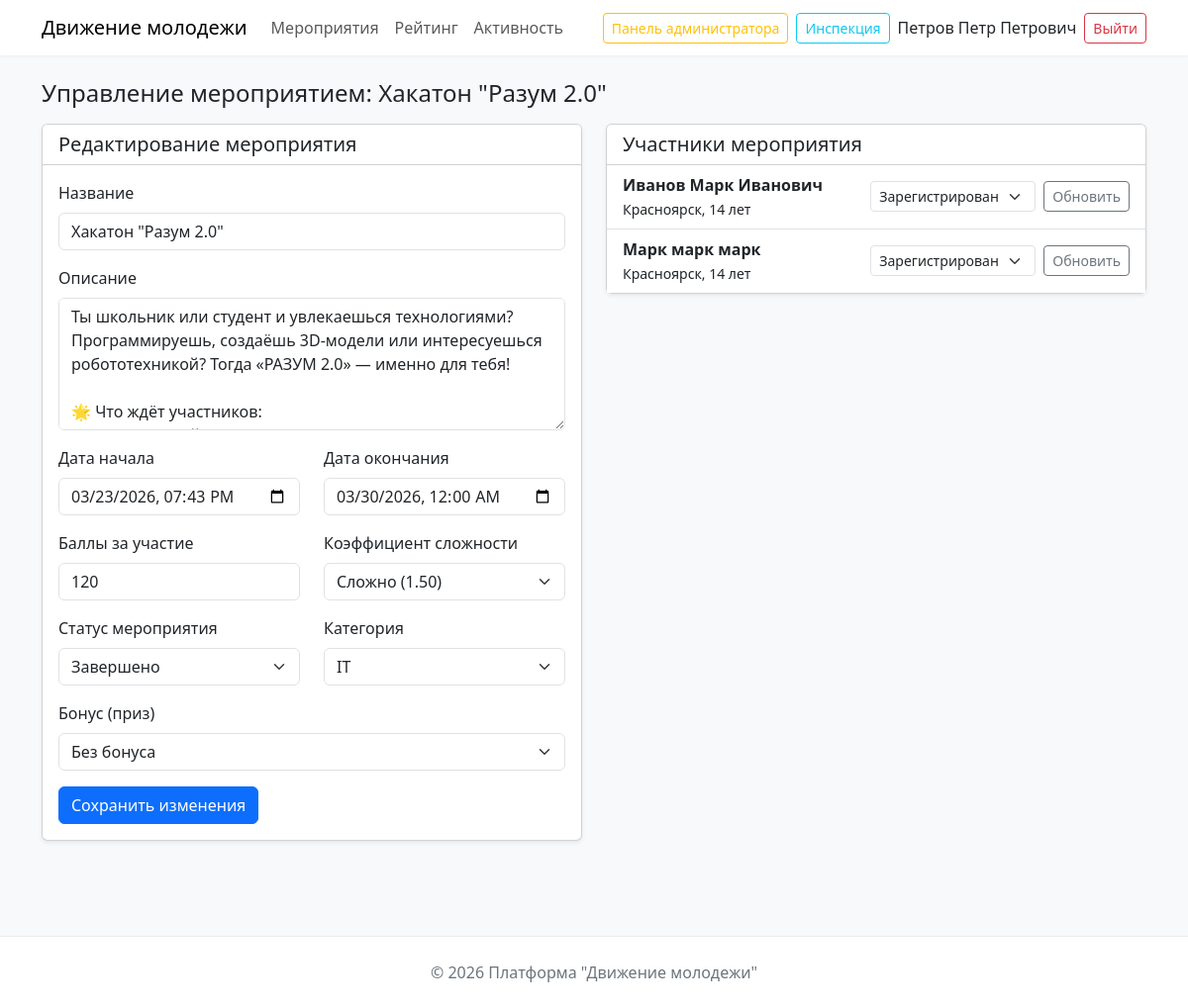
Page /eventsetting?id=1 (signed in) on the earlier database version.
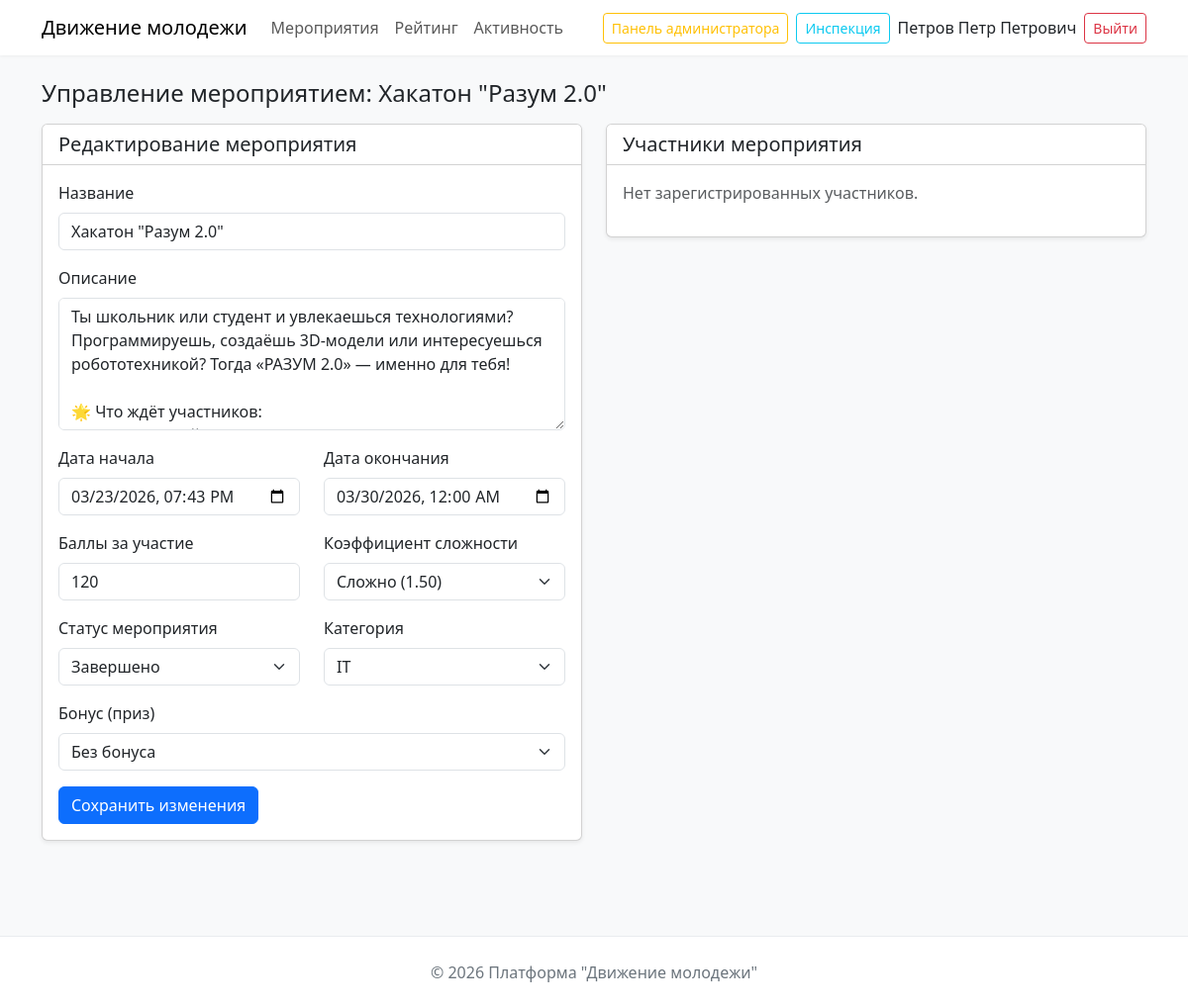
Same page on the later database version.
### tables this page shows
CREATE TABLE `events` (
  `event_ID` int NOT NULL,
  `event_Organizer` int NOT NULL,
  `event_Title` varchar(256) NOT NULL,
  `event_Description` text,
  `event_Status` int NOT NULL,
  `event_Category` int NOT NULL,
  `event_DateTimeStart` datetime NOT NULL DEFAULT CURRENT_TIMESTAMP,
  `event_DateTimeEnd` datetime NOT NULL,
  `event_Points` int NOT NULL,
  `event_Bonuses` int DEFAULT NULL,
  `event_Coef` int NOT NULL
);

CREATE TABLE `coef` (
  `coef_ID` int NOT NULL,
  `coef_Value` decimal(3,2) NOT NULL,
  `coef_Difficult` varchar(64) NOT NULL
);

CREATE TABLE `status_event` (
  `status_ID` int NOT NULL,
  `status_Type` varchar(64) NOT NULL
);

CREATE TABLE `category` (
  `category_ID` int NOT NULL,
  `category_Type` varchar(64) NOT NULL
);

CREATE TABLE `event_participation` (
  `participation_ID` int NOT NULL,
  `participant_ID` int NOT NULL,
  `event_ID` int NOT NULL,
  `status_ID` int NOT NULL
);

CREATE TABLE `participant_profiles` (
  `participant_UserID` int NOT NULL,
  `participant_FullName` varchar(256) NOT NULL,
  `participant_category` int NOT NULL,
  `participant_Age` int NOT NULL,
  `participant_City` varchar(64) NOT NULL
);

CREATE TABLE `status_participation` (
  `status_ID` int NOT NULL,
  `status_Type` varchar(64) NOT NULL
);

### src/controllers/routers.php (called while the page is built, shortened)
<?php
Router::action();

### index.php (called while the page is built, shortened)
<?php
require_once 'src/config/connect.php';
require_once 'src/modules/event.php';
require_once 'src/controllers/router.php';
require_once 'src/controllers/routers.php';

### src/modules/event.php (called while the page is built, shortened)
<?php
class Event
{
    public static function getEvent($eventId)
    {
        $stmt = database::$pdo->prepare("
        SELECT e.*,
               s.status_Type,
               c.coef_Value, c.coef_Difficult,
               cat.category_Type,
               b.bonus_Name,
               op.organizer_fullname,
               u.user_Login as organizer_login
        FROM events e
        LEFT JOIN status_event s ON e.event_Status = s.status_ID
        LEFT JOIN coef c ON e.event_Coef = c.coef_ID
        LEFT JOIN category cat ON e.event_Category = cat.category_ID
        LEFT JOIN bonuses b ON e.event_Bonuses = b.bonus_ID
        LEFT JOIN organizer_profiles op ON e.event_Organizer = op.organizer_ID
        LEFT JOIN users u ON op.organizer_ID = u.user_ID
        WHERE e.event_ID = ?
    ");
        $stmt->execute([$eventId]);
        return $stmt->fetch();
    }
    public static function getParticipants($eventId)
    {
        $stmt = database::$pdo->prepare("
            SELECT p.participant_UserID, p.participant_FullName,
                   p.participant_Age, p.participant_City,
                   sp.status_Type as participation_status,
                   ep.participation_ID, ep.status_ID
            FROM event_participation ep
            JOIN participant_profiles p ON ep.participant_ID = p.participant_UserID
            JOIN status_participation sp ON ep.status_ID = sp.status_ID
            WHERE ep.event_ID = ?
            ORDER BY ep.status_ID ASC, p.participant_FullName
        ");
        $stmt->execute([$eventId]);
        return $stmt->fetchAll();
    }
}

### src/views/pages/eventsetting.php (the view, shortened to what the changed rows need)
<?php
$eventId = isset($_GET['id']) ? (int)$_GET['id'] : 0;
$event = Event::getEvent($eventId);
$participants = Event::getParticipants($eventId);
$coefs = database::$pdo->query("SELECT coef_ID, coef_Value, coef_Difficult FROM coef")->fetchAll();
$statuses = database::$pdo->query("SELECT status_ID, status_Type FROM status_event")->fetchAll();
$categories = database::$pdo->query("SELECT category_ID, category_Type FROM category")->fetchAll();
$participationStatuses = database::$pdo->query("SELECT status_ID, status_Type FROM status_participation")->fetchAll();
?>
<!DOCTYPE html>
<html lang="ru">
<head>
    <link href="https://cdn.jsdelivr.net/npm/bootstrap@5.3.0-alpha1/dist/css/bootstrap.min.css" rel="stylesheet">
    <link href="/assets/css/home.css" rel="stylesheet">
    <link href="/assets/css/eventsetting.css" rel="stylesheet">
</head>
<body>
    <nav class="navbar navbar-expand-lg navbar-light">
        <div class="container">
            <a class="navbar-brand" href="/">Движение молодежи</a>
            <div class="collapse navbar-collapse">
                <ul class="navbar-nav me-auto mb-2 mb-lg-0">
                    <li class="nav-item"><a class="nav-link" href="/events">Мероприятия</a></li>
                    <li class="nav-item"><a class="nav-link" href="/rating">Рейтинг</a></li>
                    <li class="nav-item"><a class="nav-link" href="/activity">Активность</a></li>
                </ul>
                <div class="d-flex align-items-center">
                    <?php if ($_SESSION['user_role'] == 3): ?>
                        <a href="/admin" class="btn btn-outline-warning btn-sm me-2">Панель администратора</a>
                    <?php endif; ?>
                    <?php if ($_SESSION['user_role'] >= 2): ?>
                        <a href="/hr-dashboard" class="btn btn-outline-info btn-sm me-2">Инспекция</a>
                    <?php endif; ?>
                    <a href="/profile" class="text-dark text-decoration-none me-2">
                        <?= htmlspecialchars($_SESSION['user_fullname'] ?? $_SESSION['user_login']) ?>
                    </a>
                    <form method="POST" action="/logout">
                        <button class="btn btn-outline-danger btn-sm">Выйти</button>
                    </form>
                </div>
            </div>
        </div>
    </nav>
    <main class="container py-4">
        <h1 class="h4 mb-3">Управление мероприятием: <?= htmlspecialchars($event['event_Title']) ?></h1>
        <div class="row">
            <div class="col-lg-6">
                <div class="card shadow-sm mb-4">
                    <div class="card-header bg-white">
                        <h2 class="h5 mb-0">Редактирование мероприятия</h2>
                    </div>
                    <div class="card-body">
                        <form method="POST" id="event_form">
                            <div class="mb-3">
                                <label class="form-label">Название</label>
                                <input type="text" name="title" class="form-control" value="<?= htmlspecialchars($event['event_Title']) ?>" required>
                            </div>
                            <div class="mb-3">
                                <label class="form-label">Описание</label>
                                <textarea name="description" class="form-control" rows="5"><?= htmlspecialchars($event['event_Description']) ?></textarea>
                            </div>
                            <div class="row">
                                <div class="col-md-6 mb-3">
                                    <label class="form-label">Дата начала</label>
                                    <input type="datetime-local" name="date_start" class="form-control" value="<?= date('Y-m-d\TH:i', strtotime($event['event_DateTimeStart'])) ?>" required>
                                </div>
                                <div class="col-md-6 mb-3">
                                    <label class="form-label">Дата окончания</label>
                                    <input type="datetime-local" name="date_end" class="form-control" value="<?= date('Y-m-d\TH:i', strtotime($event['event_DateTimeEnd'])) ?>" required>
                                </div>
                            </div>
                            <div class="row">
                                <div class="col-md-6 mb-3">
                                    <label class="form-label">Баллы за участие</label>
                                    <input type="number" name="points" class="form-control" value="<?= $event['event_Points'] ?>" required>
                                </div>
                                <div class="col-md-6 mb-3">
                                    <label class="form-label">Коэффициент сложности</label>
                                    <select name="coef_id" class="form-select">
                                        <?php foreach ($coefs as $c): ?>
                                            <option value="<?= $c['coef_ID'] ?>" <?= $c['coef_ID'] == $event['event_Coef'] ? 'selected' : '' ?>>
                                                <?= htmlspecialchars($c['coef_Difficult']) ?> (<?= $c['coef_Value'] ?>)
                                            </option>
                                        <?php endforeach; ?>
                                    </select>
                                </div>
                            </div>
                            <div class="row">
                                <div class="col-md-6 mb-3">
                                    <label class="form-label">Статус мероприятия</label>
                                    <select name="status_id" class="form-select">
                                        <?php foreach ($statuses as $s): ?>
                                            <option value="<?= $s['status_ID'] ?>" <?= $s['status_ID'] == $event['event_Status'] ? 'selected' : '' ?>>
                                                <?= htmlspecialchars($s['status_Type']) ?>
                                            </option>
                                        <?php endforeach; ?>
                                    </select>
                                </div>
                                <div class="col-md-6 mb-3">
                                    <label class="form-label">Категория</label>
                                    <select name="category_id" class="form-select">
                                        <?php foreach ($categories as $cat): ?>
                                            <option value="<?= $cat['category_ID'] ?>" <?= $cat['category_ID'] == $event['event_Category'] ? 'selected' : '' ?>>
                                                <?= htmlspecialchars($cat['category_Type']) ?>
                                            </option>
                                        <?php endforeach; ?>
                                    </select>
                                </div>
                            </div>
                            <div class="mb-3">
                                <label class="form-label">Бонус (приз)</label>
                                <select name="bonus_id" id="bonus_select" class="form-select">
                                    <option value="">Без бонуса</option>
                                </select>
                            </div>
                            <button type="submit" name="update_event" class="btn btn-primary">Сохранить изменения</button>
                        </form>
                    </div>
                </div>
            </div>
            <div class="col-lg-6">
                <div class="card shadow-sm">
                    <div class="card-header bg-white">
                        <h2 class="h5 mb-0">Участники мероприятия</h2>
                    </div>
                    <div class="card-body p-0">
                        <?php if (empty($participants)): ?>
                            <p class="text-muted p-3">Нет зарегистрированных участников.</p>
                        <?php else: ?>
                            <div class="list-group list-group-flush">
                                <?php foreach ($participants as $p): ?>
                                    <div class="list-group-item">
                                        <div class="d-flex justify-content-between align-items-center">
                                            <div>
                                                <a href="/profile?id=<?= $p['participant_UserID'] ?>" class="text-dark text-decoration-none fw-bold">
                                                    <?= htmlspecialchars($p['participant_FullName']) ?>
                                                </a>
                                                <br>
                                                <small><?= htmlspecialchars($p['participant_City']) ?>, <?= $p['participant_Age'] ?> лет</small>
                                            </div>
                                            <form method="POST" class="d-flex gap-2">
                                                <select name="new_status" class="form-select form-select-sm" style="width: auto;">
                                                    <?php foreach ($participationStatuses as $ps): ?>
                                                        <option value="<?= $ps['status_ID'] ?>" <?= $ps['status_ID'] == $p['status_ID'] ? 'selected' : '' ?>>
                                                            <?= htmlspecialchars($ps['status_Type']) ?>
                                                        </option>
                                                    <?php endforeach; ?>
                                                </select>
                                                <button type="submit" name="update_status" class="btn btn-sm btn-outline-secondary">Обновить</button>
                                            </form>
                                        </div>
                                    </div>
                                <?php endforeach; ?>
                            </div>
                        <?php endif; ?>
                    </div>
                </div>
            </div>
        </div>
    </main>
    <footer>
        <div class="container">
            <p class="mb-0">© 2026 Платформа "Движение молодежи"</p>
        </div>
    </footer>
</body>
</html>

### src/controllers/router.php (shortened to what the changed rows need)
<?php
class Router
{
    public static $getRoutes = [];
    public static function getMethods($URI, $namepage)
    {
        self::$getRoutes[] = [
            "uri" => $URI,
            "namepage" => $namepage
        ];
    }
    public static function action()
    {
        $routing = $_GET['routing'] ?? "";
        $requestUri = "/" . $routing;
        foreach (self::$getRoutes as $route) {
            if ($route['uri'] === $requestUri) {
                $viewFile = "src/views/pages/" . $route['namepage'] . ".php";
                include $viewFile;
                return;
            }
        }
        die("404 - Страница не найдена");
    }
}

Differences in the rows shown:
changed events "Хакатон \"Разум 2.0\"": loses event_participation (participant_ID.participant_FullName "Иванов Марк Иванович", participant_ID.participant_City "Красноярск", participant_ID.participant_Age "14", new_status "Зарегистрирован"); loses event_participation (participant_ID.participant_FullName "Марк марк марк", participant_ID.participant_City "Красноярск", participant_ID.participant_Age "14", new_status "Зарегистрирован"); now shows "Нет зарегистрированных участников."
